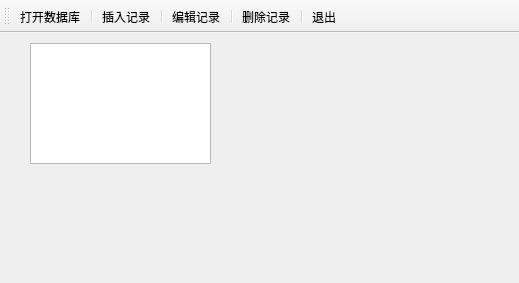
<?xml version="1.0" encoding="UTF-8"?>
<ui version="4.0">
 <class>MainWindow</class>
 <widget class="QMainWindow" name="MainWindow">
  <property name="geometry">
   <rect>
    <x>0</x>
    <y>0</y>
    <width>519</width>
    <height>283</height>
   </rect>
  </property>
  <property name="windowTitle">
   <string>MainWindow</string>
  </property>
  <widget class="QWidget" name="centralwidget">
   <widget class="QTableView" name="tableView">
    <property name="geometry">
     <rect>
      <x>30</x>
      <y>10</y>
      <width>181</width>
      <height>121</height>
     </rect>
    </property>
   </widget>
  </widget>
  <widget class="QToolBar" name="toolBar">
   <property name="windowTitle">
    <string>toolBar</string>
   </property>
   <property name="toolButtonStyle">
    <enum>Qt::ToolButtonTextUnderIcon</enum>
   </property>
   <attribute name="toolBarArea">
    <enum>TopToolBarArea</enum>
   </attribute>
   <attribute name="toolBarBreak">
    <bool>false</bool>
   </attribute>
   <addaction name="actOpen"/>
   <addaction name="separator"/>
   <addaction name="actInsert"/>
   <addaction name="separator"/>
   <addaction name="actUpdate"/>
   <addaction name="separator"/>
   <addaction name="actDelete"/>
   <addaction name="separator"/>
   <addaction name="actExit"/>
  </widget>
  <action name="actOpen">
   <property name="icon">
    <iconset resource="res.qrc">
     <normaloff>:/icons/open.bmp</normaloff>:/icons/open.bmp</iconset>
   </property>
   <property name="text">
    <string>打开数据库</string>
   </property>
  </action>
  <action name="actInsert">
   <property name="icon">
    <iconset resource="res.qrc">
     <normaloff>:/icons/insert.bmp</normaloff>:/icons/insert.bmp</iconset>
   </property>
   <property name="text">
    <string>插入记录</string>
   </property>
  </action>
  <action name="actUpdate">
   <property name="icon">
    <iconset resource="res.qrc">
     <normaloff>:/icons/edit.bmp</normaloff>:/icons/edit.bmp</iconset>
   </property>
   <property name="text">
    <string>编辑记录</string>
   </property>
  </action>
  <action name="actDelete">
   <property name="icon">
    <iconset resource="res.qrc">
     <normaloff>:/icons/delete.bmp</normaloff>:/icons/delete.bmp</iconset>
   </property>
   <property name="text">
    <string>删除记录</string>
   </property>
  </action>
  <action name="actExit">
   <property name="icon">
    <iconset resource="res.qrc">
     <normaloff>:/icons/exit.bmp</normaloff>:/icons/exit.bmp</iconset>
   </property>
   <property name="text">
    <string>退出</string>
   </property>
  </action>
 </widget>
 <resources>
  <include location="res.qrc"/>
 </resources>
 <connections>
  <connection>
   <sender>actExit</sender>
   <signal>triggered()</signal>
   <receiver>MainWindow</receiver>
   <slot>close()</slot>
   <hints>
    <hint type="sourcelabel">
     <x>-1</x>
     <y>-1</y>
    </hint>
    <hint type="destinationlabel">
     <x>399</x>
     <y>299</y>
    </hint>
   </hints>
  </connection>
 </connections>
</ui>
